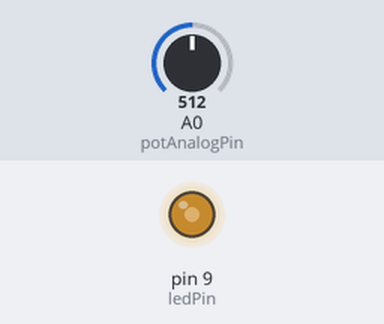
This sketch was run on a simulated Arduino Uno, built with avr-gcc and run on an emulated ATmega328P. Parts: output pins drawn as LEDs (lit = HIGH). The inputs (shaded band) are chosen by the test bench; at power-on: A0 (potAnalogPin) = 512.

Above: at 1.2 s.
1.3 s: A0 (potAnalogPin) set to 716
At 1.8 s:
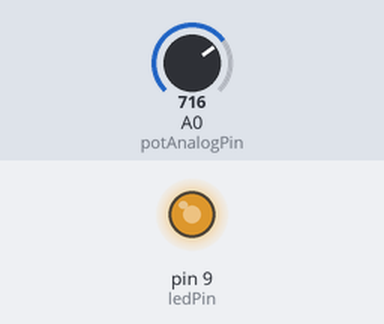
2.8 s: A0 (potAnalogPin) set to 900
At 4.0 s:
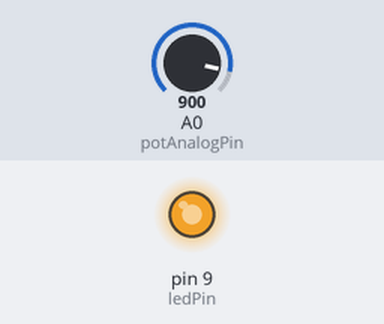
4.3 s: A0 (potAnalogPin) set to 122
At 5.3 s:
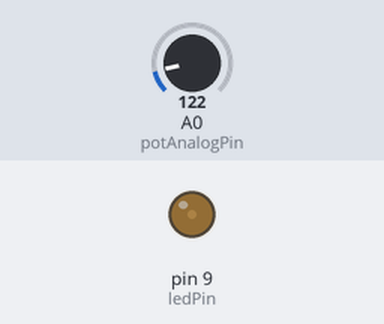
5.8 s: A0 (potAnalogPin) set to 0
At 6.4 s:
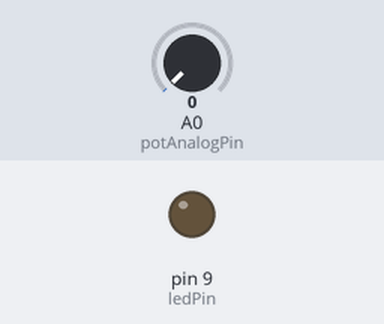
Timing chart, 0 to 8.3 s (numbered marks = the images above; inputs shaded):
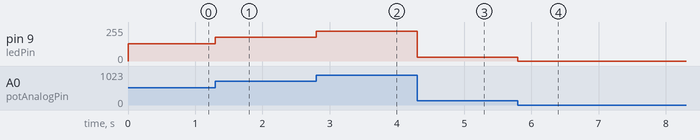

The sketch:

fourthProject_v2.ino
```cpp
int ledPin = 9;
int buttonPin = 5;
int potAnalogPin = 0;
void setup() {
  pinMode(ledPin, OUTPUT);
}

// the loop routine runs over and over again forever:
void loop() {
  int reading = analogRead(potAnalogPin)/4;
  analogWrite(ledPin, reading);
}
```

Measured:
- after the input at 1.3 s, pin 9 (ledPin): 128/255 → 179/255 at once
- after the input at 2.8 s, pin 9 (ledPin): 179/255 → 225/255 at once
- after the input at 4.3 s, pin 9 (ledPin): 225/255 → 30/255 at once
- after the input at 5.8 s, pin 9 (ledPin): 30/255 → 0/255 at once
